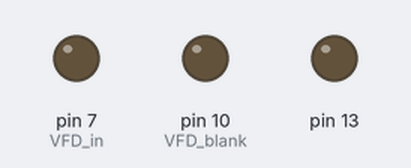
Bench run of a sketch on a simulated Arduino Uno, built with avr-gcc and run on an emulated ATmega328P. Shown: output pins drawn as LEDs (lit = HIGH). Pins used as bus, display or sensor lines are not drawn.

Above: at 0.15 s.
At 9.3 s:
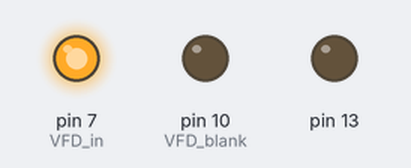
At 15.8 s:
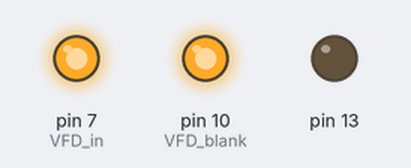
Timing chart, 0 to 17.4 s (numbered marks = the images above):
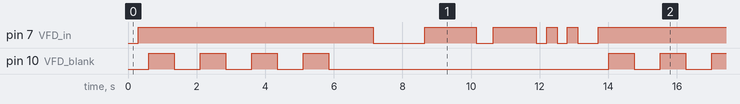

Measured:
- by itself, pin 7 (VFD_in): repeats every 13.4 s: LOW 1.5 s, HIGH 1.5 s, LOW 0.50 s, HIGH 1.3 s, 2 × (LOW 0.30 s, HIGH 0.30 s), LOW 0.60 s, HIGH 6.8 s
- by itself, pin 10 (VFD_blank): repeats every 13.4 s: 3 × (LOW 0.75 s, HIGH 0.75 s), LOW 8.2 s, HIGH 0.75 s

The sketch:

UCN5812AF_with_latch_strobe_ce.ino
```cpp
/*******************************************************************/
//This is one update of code to show the connections               */
//of board with UCN5812AF and adapt the names used  24-10-2026     */
/**********************************************************************/
/*This code is not clean and OFFCOURSE will be possible do it better! */
/*this is only a group of functions to be used as independent code,  */
/*and by this way will be possible to any person can do the changes   */
/*of code and see what happen.                                         */
/*The code don't depend of any external library or extenal functions  */
/*complicated.                                                         */
/*I'm let the values to sent as binnary, this allow swap bit by bit */
/* to is possible test segment by segment without convert to HEX    */
/**********************************************************************/
#define VFD_in 7  // This is the pin number 7 on Arduino UNO
#define VFD_clk 8 // This is the pin number 8 on Arduino UNO
#define VFD_latch 9 // This is the pin number 9 on Arduino UNO
#define VFD_blank 10 // This signal power up the LCD and must be on only after VCC, you can use a Resistor 2,7K to
//ATT: On the Uno and other ATMEGA based boards, unsigned ints (unsigned integers) are the same as ints in that they store a 2 byte value.
//Long variables are extended size variables for number storage, and store 32 bits (4 bytes), from -2,147,483,648 to 2,147,483,647.
//*************************************************//
void setup() {
  pinMode(VFD_clk, OUTPUT);
  pinMode(VFD_in, OUTPUT);
  pinMode(VFD_latch, OUTPUT);
  pinMode(VFD_blank, OUTPUT);
  digitalWrite(VFD_blank, LOW);  //Here I keep the VFD_blank at low level (LOW) to avoid wrong data show at begin run program!

  pinMode(13, OUTPUT);
  Serial.begin(9600); // only to debug
}
void send_char(unsigned char a)
{
 //
 unsigned char transmit = 15; //define our transmit pin
 unsigned char data = 170; //value to transmit, binary 10101010
 unsigned char mask = 1; //our bitmask
  data=a;
  digitalWrite(VFD_latch, LOW); // When strobe is low, all output is enable. If high, all output will be set to low.
  delayMicroseconds(5);
  digitalWrite(VFD_clk,LOW);// need invert the signal to allow 8 bits is is low only send 7 bits
  delayMicroseconds(5);
  for (mask = 0b00000001; mask>0; mask <<= 1) { //iterate through bit mask
  digitalWrite(VFD_clk,LOW);// need invert the signal to allow 8 bits is is low only send 7 bits
  delayMicroseconds(5);
    if (data & mask){ // if bitwise AND resolves to true
      digitalWrite(VFD_in, HIGH);
      //Serial.print(1);
    }
    else{ //if bitwise and resolves to false
      digitalWrite(VFD_in, LOW);
      //Serial.print(0);
    }
    digitalWrite(VFD_clk,HIGH);// need invert the signal to allow 8 bits is is low only send 7 bits
    delayMicroseconds(5);
    //
    digitalWrite(VFD_latch, HIGH); // When strobe is low, all output is enable. If high, all output will be set to low.
  delayMicroseconds(5);
  }
}
/*********************************************************************/
// I h've created 3 functions to send bit's, one with strobe, other without strobe and one with first byte with strobe followed by remaing bits.
void send_char_without(unsigned char a)
{
 unsigned char data = 170; //value to transmit, binary 10101010
 unsigned char mask = 1; //our bitmask
  data=a;
  for (mask = 0b00000001; mask>0; mask <<= 1) { //iterate through bit mask
  digitalWrite(VFD_clk, LOW);
  delayMicroseconds(5);
    if (data & mask){ // if bitwise AND resolves to true
      digitalWrite(VFD_in, HIGH);
      //Serial.print(1);
    }
    else{ //if bitwise and resolves to false
      digitalWrite(VFD_in, LOW);
      //Serial.print(0);
    }
    digitalWrite(VFD_clk,HIGH);// need invert the signal to allow 8 bits is is low only send 7 bits
    delayMicroseconds(5);
  }
}
/*********************************************************************/
void send_char_4bit(unsigned char a)
{
 unsigned char data = 170; //value to transmit, binary 10101010
 unsigned char mask = 1; //our bitmask
 int i = -1;
  data=a;
  for (mask = 0b00010000; mask>0; mask <<= 1) { //iterate through bit mask
   i++;
   digitalWrite(VFD_clk, LOW);
  delayMicroseconds(5);
    if (data & mask){ // if bitwise AND resolves to true
      digitalWrite(VFD_in, HIGH);
      //Serial.print(1);
    }
    else{ //if bitwise and resolves to false
      digitalWrite(VFD_in, LOW);
      //Serial.print(0);
    }
    digitalWrite(VFD_clk,HIGH);//
    delayMicroseconds(1);
  }
}
/*******************************************************************/
void allON_UCN5812AF(){
  unsigned char group=0;
          digitalWrite(VFD_latch, LOW); //
          delayMicroseconds(1);
          send_char_without(0B11111110);  send_char_without(0B11111111);
          send_char_4bit(0B11110000); // The chip UCN5812AFP only have 20 pins(10 is to grids, remaning is to segments) The colon dont brigth
      delayMicroseconds(1);
      digitalWrite(VFD_latch, HIGH); //
      delayMicroseconds(1);
}
/**************************************************************************/
void allOFF_UCN5812AF(){
unsigned char group=0;
        digitalWrite(VFD_latch, LOW); //
        delayMicroseconds(1);
          send_char_without(0B00000000);  send_char_without(0B00000000);
          send_char_4bit(0B00000000);
      delayMicroseconds(1);
      digitalWrite(VFD_latch, HIGH); //
      delayMicroseconds(1);
}
/**************************************************************************/
void numberZero(){
        digitalWrite(VFD_latch, LOW); //
        delayMicroseconds(1);
//                            0dcbat9?                        87654321
          send_char_without(0B11111000);  send_char_without(0B00000000);
//                         fgeh
          send_char_4bit(0B10100000);
      delayMicroseconds(1);
      digitalWrite(VFD_latch, HIGH); //
      delayMicroseconds(1);
}
void numberOne(){
        digitalWrite(VFD_latch, LOW); //
        delayMicroseconds(1);
//                            0dcba_9?                        87654321
          send_char_without(0B00110000);  send_char_without(0B00000001);
//                         fgeh
          send_char_4bit(0B00000000);
      delayMicroseconds(1);
      digitalWrite(VFD_latch, HIGH); //
      delayMicroseconds(1);
}
void numberTwo(){
        digitalWrite(VFD_latch, LOW); //
        delayMicroseconds(1);
//                            0dcba_9?                        87654321
          send_char_without(0B01011000);  send_char_without(0B00000010);
//                         fgeh
          send_char_4bit(0B01100000);
      delayMicroseconds(1);
      digitalWrite(VFD_latch, HIGH); //
      delayMicroseconds(1);
}
void numberThree(){
        digitalWrite(VFD_latch, LOW); //
        delayMicroseconds(1);
//                            0dcba_9?                        87654321
          send_char_without(0B01111000);  send_char_without(0B00000100);
//                         fgeh
          send_char_4bit(0B01000000);
      delayMicroseconds(1);
      digitalWrite(VFD_latch, HIGH); //
      delayMicroseconds(1);
}
void numberFour(){
        digitalWrite(VFD_latch, LOW); //
        delayMicroseconds(1);
//                            0dcba_9?                        87654321
          send_char_without(0B00110000);  send_char_without(0B00001000);
//                         fgeh
          send_char_4bit(0B11000000);
      delayMicroseconds(1);
      digitalWrite(VFD_latch, HIGH); //
      delayMicroseconds(1);
}
void numberFive(){
        digitalWrite(VFD_latch, LOW); //
        delayMicroseconds(1);
//                            0dcba_9?                        87654321
          send_char_without(0B01101000);  send_char_without(0B00010000);
//                         fgeh
          send_char_4bit(0B11000000);
      delayMicroseconds(1);
      digitalWrite(VFD_latch, HIGH); //
      delayMicroseconds(1);
}
void numberSix(){
        digitalWrite(VFD_latch, LOW); //
        delayMicroseconds(1);
//                            0dcba_9?                        87654321
          send_char_without(0B01101000);  send_char_without(0B00100000);
//                         fgeh
          send_char_4bit(0B11100000);
      delayMicroseconds(1);
      digitalWrite(VFD_latch, HIGH); //
      delayMicroseconds(1);
}
void numberSeven(){
        digitalWrite(VFD_latch, LOW); //
        delayMicroseconds(1);
//                            0dcba_9?                        87654321
          send_char_without(0B00111000);  send_char_without(0B01000000);
//                         fgeh
          send_char_4bit(0B00000000);
      delayMicroseconds(1);
      digitalWrite(VFD_latch, HIGH); //
      delayMicroseconds(1);
}
void numberEight(){
        digitalWrite(VFD_latch, LOW); //
        delayMicroseconds(1);
//                            0dcba_9?                        87654321
          send_char_without(0B01111000);  send_char_without(0B10000000);
//                         fgeh
          send_char_4bit(0B11100000);
      delayMicroseconds(1);
      digitalWrite(VFD_latch, HIGH); //
      delayMicroseconds(1);
}
void numberNine(){
        digitalWrite(VFD_latch, LOW); //
        delayMicroseconds(1);
//                            0dcba_9?                        87654321
          send_char_without(0B00111010);  send_char_without(0B00000000);
//                         fgeh
          send_char_4bit(0B11000000);
      delayMicroseconds(1);
      digitalWrite(VFD_latch, HIGH); //
      delayMicroseconds(1);
}
/*********************************************************************/
void loop() {
 // Attention:
 //At begin, I've used the "_" to separate the number in the name of function, Got a error after 4 times used it("_").
  allOFF_UCN5812AF(); // All off
  delay(300);
  allON_UCN5812AF(); // All on
  delay(300);

//The next cycle for is to show the way to swithc on/off the display using the "blank" control (pin 13)
//The normal situation of this pin can be LOW, connect it to GND with a resistor of 1k for example!
 for(uint8_t i = 0; i < 4; i++){
    digitalWrite(VFD_blank, HIGH);
    delay(750);
    digitalWrite(VFD_blank, LOW);
    delay(750);
 }
 numberZero();
 delay(500);
 numberOne();
 delay(500);
 numberTwo();
 delay(500);
 numberThree();
 delay(500);
 numberFour();
 delay(500);
 numberFive();
 delay(500);
 numberSix();
 delay(500);
 numberSeven();
 delay(500);
 numberEight();
 delay(500);
 numberNine();
 delay(500);
    for (int i=0; i< 3; i++){
     allON_UCN5812AF(); // All on
     delay(300);
     allOFF_UCN5812AF(); // All off
     delay(300);
    }
}
```

Source omitted: HV5812P_driver_VFD_code.cpp (9819 bytes)
